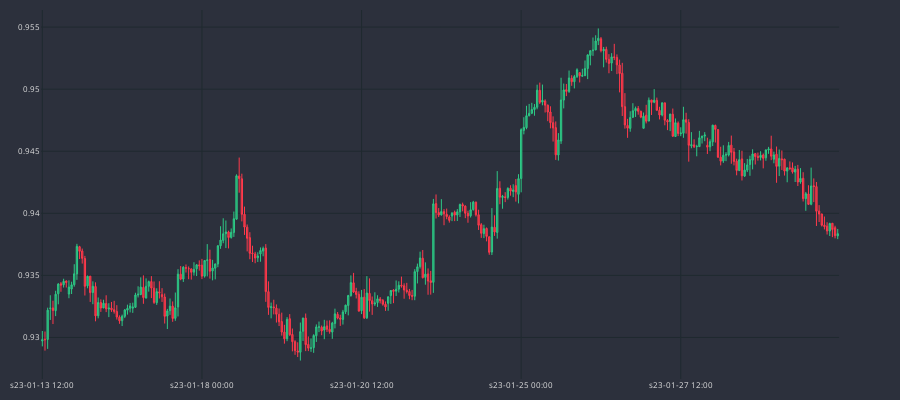

Notebook code cell kept with this figure:
### Code cell
dfp = df_an.iloc[-300:]
cp = CandlePlot(dfp, candles=True)
cp.show_plot(line_traces=[], sec_traces=[])

### Figure 1 — Plotly figure (JSON) as saved in the notebook; plotly's stock layout.template omitted (floating-point values rounded to 4 significant figures; data arrays with more than 128 entries replaced by an {"elided": "..."} marker saying what was removed)
{"data": [{"close": {"elided": "300 float values"}, "decreasing": {"fillcolor": "#CC2E3C", "line": {"color": "#FF3A4C"}}, "high": {"elided": "300 float values"}, "increasing": {"fillcolor": "#24A06B", "line": {"color": "#2EC886"}}, "line": {"width": 1}, "low": {"elided": "300 float values"}, "opacity": 1, "open": {"elided": "300 float values"}, "type": "candlestick", "x": {"elided": "300 str values"}}], "layout": {"font": {"color": "#e1e1e1", "size": 8}, "height": 400, "margin": {"b": 10, "l": 10, "r": 10, "t": 10}, "paper_bgcolor": "#2c303c", "plot_bgcolor": "#2c303c", "width": 900, "xaxis": {"anchor": "y", "domain": [0, 0.94], "gridcolor": "#1f292f", "nticks": 5, "rangeslider": {"visible": false}}, "yaxis": {"anchor": "x", "domain": [0, 1], "gridcolor": "#1f292f"}, "yaxis2": {"anchor": "x", "gridcolor": "#1f292f", "overlaying": "y", "side": "right"}}}
